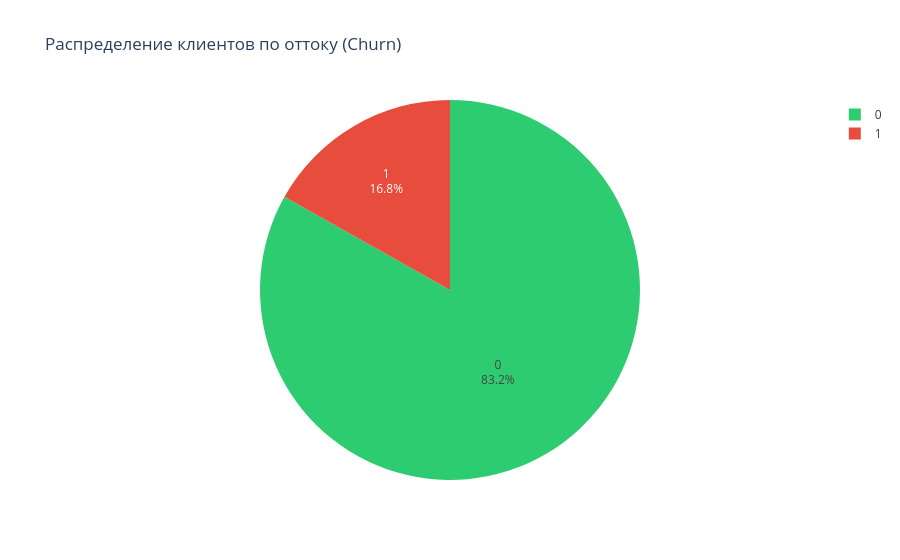

Here is the notebook cell this chart was saved with:
### Markdown cell above
#### Круговая диаграмма (Churn)

### Code cell
import plotly.express as px

fig1 = px.pie(df, names='Churn', title='Распределение клиентов по оттоку (Churn)',
              labels={0: 'Остались', 1: 'Ушли'}, 
              color_discrete_sequence=['#2ECC71', '#E74C3C'])
fig1.update_traces(textinfo='percent+label')
fig1.show()

### Figure 1 — Plotly figure (JSON) as saved in the notebook; plotly's stock layout.template omitted (floating-point values rounded to 4 significant figures; data arrays with more than 128 entries replaced by an {"elided": "..."} marker saying what was removed)
{"data": [{"domain": {"x": [0, 1], "y": [0, 1]}, "hovertemplate": "Churn=%{label}<extra></extra>", "labels": {"elided": "5630 int values"}, "legendgroup": "", "name": "", "showlegend": true, "type": "pie", "textinfo": "percent+label"}], "layout": {"legend": {"tracegroupgap": 0}, "title": {"text": "Распределение клиентов по оттоку (Churn)"}, "piecolorway": ["#2ECC71", "#E74C3C"]}}
